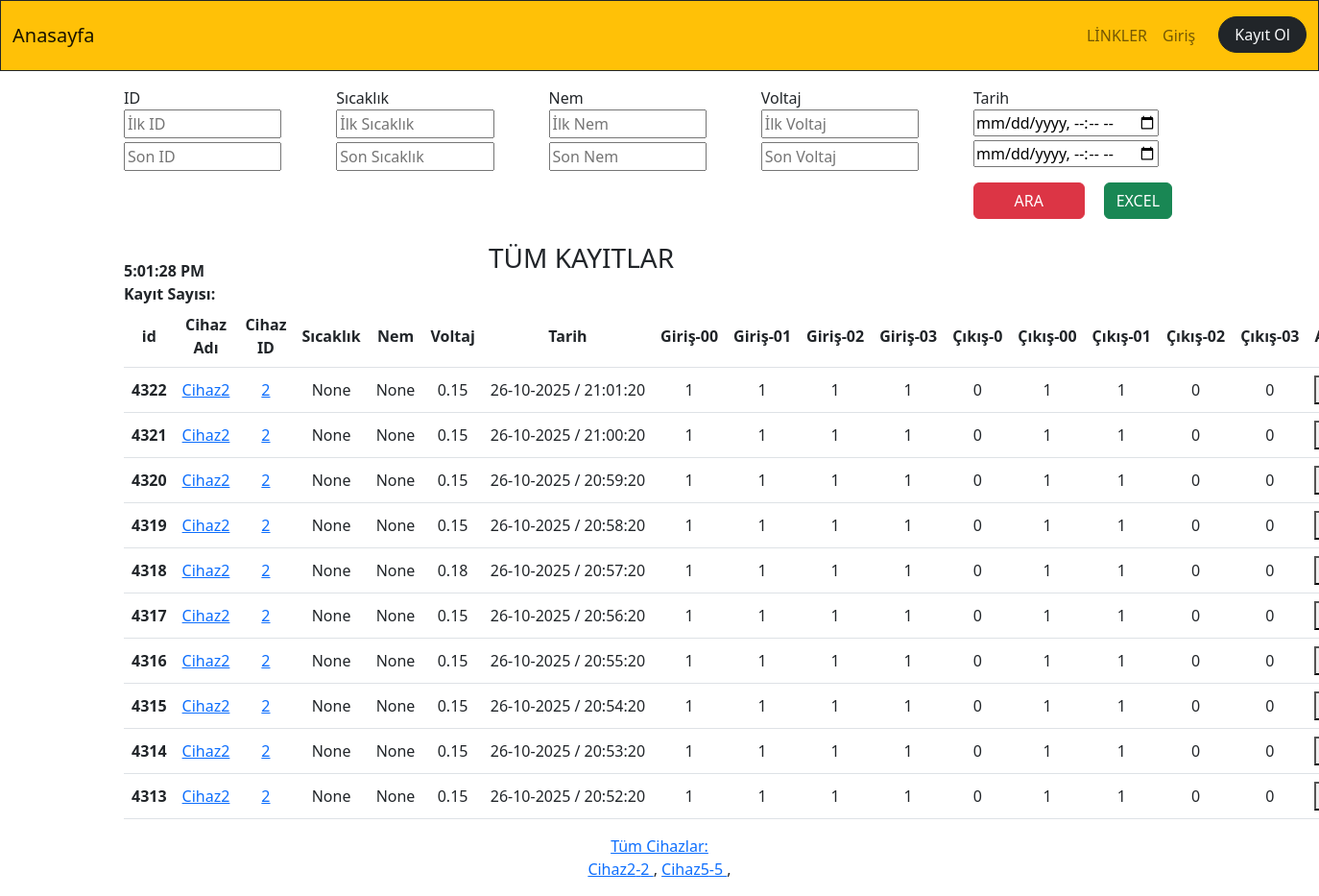
The app's page /, older data.
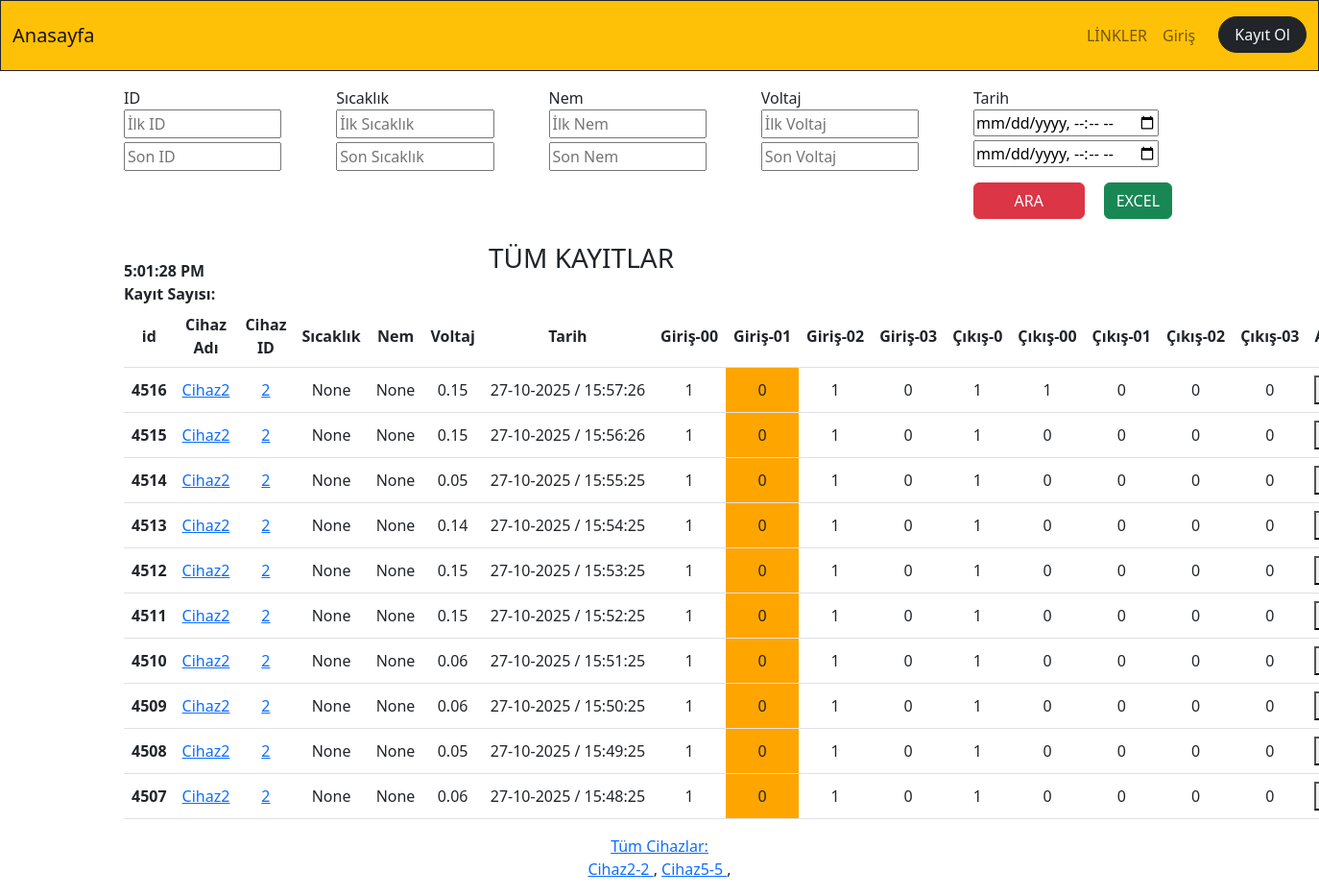
The same page, newer data.
### app_monitor/models.py (models this page shows, shortened)
class Temperature(models.Model):
    id=models.BigAutoField(primary_key=True,db_column='ID')
    temperature=models.FloatField(blank=True,null=True)
    humidity=models.FloatField(blank=True,null=True)
    volcum=models.FloatField(blank=True,null=True)
    date=models.DateTimeField()
    mail=models.BooleanField(default=False)
    additionalText=models.CharField(blank=True,null=True, max_length=50)
    device_id=models.ForeignKey(Device,on_delete=models.CASCADE,null=True, blank=True)
    device_name=models.CharField(blank=True,null=True, max_length=50)
    cikis0=models.CharField(blank=True,null=True, max_length=5)
    cikis00=models.CharField(blank=True,null=True, max_length=5)
    cikis01=models.CharField(blank=True,null=True, max_length=5)
    cikis02=models.CharField(blank=True,null=True, max_length=5)
    cikis03=models.CharField(blank=True,null=True, max_length=5)
    input00=models.CharField(blank=True,null=True, max_length=1)
    input01=models.CharField(blank=True,null=True, max_length=1)
    input02=models.CharField(blank=True,null=True, max_length=1)
    input03=models.CharField(blank=True,null=True, max_length=1)
    tag_id=models.ForeignKey(RFID_Kisi,on_delete=models.CASCADE,null=True,blank=True)
    staff_name=models.CharField(blank=True,null=True, max_length=30)

class Device(models.Model):
    device_id=models.IntegerField(primary_key=True,db_column='ID')
    device_name=models.CharField(blank=True,null=True, max_length=20)
    device_ip=models.CharField(blank=True,null=True, max_length=20)
    device_port=models.IntegerField(blank=True,null=True)
    device_function=models.CharField(blank=True,null=True, max_length=20)
    device_state=models.BooleanField(blank=True,null=True,default=False) #241225
    def __str__(self):
        return(f"{self.device_id}")

### app_monitor/views.py (the view)
# urls.py: path('',dashboard,name="dashboard"),
def dashboard(request):
    print("dashboard girdi....")
    device_query=Device.objects.all().order_by(Lower('device_name'))
    deviceAll = Temperature.objects.order_by('-id')
    paginator = Paginator(deviceAll, 10)  # Show 5 contacts per page.
    device_search_count = deviceAll.count()
    page_number = request.GET.get('page')
    devicePaginator = paginator.get_page(page_number)
    context=dict(
        device_query=device_query,
        devicePaginator=devicePaginator,
    )
    return render(request,"app_monitor/dashboard.html",context)

### app_monitor/templates/app_monitor/dashboard.html (shortened to what the changed rows need)
{% extends "core/base.html" %}
{% load static %}
{% block content %}
<div class="container">
        <div id="temperature_ajax">
            <b>Kayıt Sayısı: </b>{{kayit_sayisi_total_ajax}} <br>
               <table class="table table-hover">
              <thead>
                 <tr>
                  <th scope="col">id</th>
                  <th scope="col">Cihaz Adı</th>
                  <th scope="col">Cihaz ID</th>
                  <th scope="col">Sıcaklık</th>
                  <th scope="col">Nem</th>
                  <th scope="col">Voltaj</th>
                  <th scope="col">Tarih</th>
                  <th scope="col">Giriş-00</th>
                  <th scope="col">Giriş-01</th>
                  <th scope="col">Giriş-02</th>
                  <th scope="col">Giriş-03</th>
                  <th scope="col">Çıkış-0</th>
                  <th scope="col">Çıkış-00</th>
                  <th scope="col">Çıkış-01</th>
                  <th scope="col">Çıkış-02</th>
                  <th scope="col">Çıkış-03</th>
                  <th scope="col">Açıklama</th>
                 </tr>
               </thead>
             <tbody>
             {% for temp in devicePaginator %}
             <tr>
                 {% if temp.temperature >= 45 %}
               <th scope="row" style="background-color:#FF0000">{{temp.id}}</th>
               <td style="background-color:#FF0000">{{temp.temperature}}</td>
                <td style="background-color:#FF0000"> {{temp.date|date:'Y-m-d H:i:s'}}</td>
                     {% if temp.mailSend == False %}
                     <td style="background-color:#FF0000"> {{temp.mailSend}}</td>
                     {% else %}
                     <td style="background-color:#0000FF"> {{temp.mailSend}}</td>
                     {% endif %}
                 {% else %}
               <th scope="row" >{{temp.id}}</th>
               <td> <a target="_blank" href="/app_monitor/cihazlar/cihaz_adi={{temp.device_name}}" >{{temp.device_name}}</a> </td>
               <td> <a target="_blank" href="/app_monitor/cihazlar/cihaz_id={{temp.device_id}}" >{{temp.device_id}}</a> </td>
               <td >{{temp.temperature}}</td>
               <td >{{temp.humidity}}</td>
               <td >{{temp.volcum}}</td>
               <td > {{temp.date|date:'d-m-Y / H:i:s'}}</td>
                {% if temp.input00 == "0" %} <td class="m-3" style="background-color:orange;margin:10px">{{temp.input00}}</td> {% else %} <td >{{temp.input00}}</td> {% endif %}
                {% if temp.input01 == "0" %} <td class="" style="text-align:center;vertical-align:middle;background-color:orange;">{{temp.input01}}</td> {% else %} <td >{{temp.input01}}</td> {% endif %}
                <td style="">{{temp.input02}}</td>
                <td >{{temp.input03}}</td>
                <td >{{temp.cikis0}}</td>
                <td >{{temp.cikis00}}</td>
                <td >{{temp.cikis01}}</td>
                <td >{{temp.cikis02}}</td>
                <td >{{temp.cikis03}}</td>
               <td style="display: flex;text-align:start;vertical-align:middle">
                <button type="button" data-bs-toggle="modal" data-bs-target="#modal{{temp.id}}" data-bs-toggle="modal">...</button>
              </td>
               {% endif %}
             </tr>
           {% endfor %}
             </tbody>
            </table>
            </div>
            <div class="row">
              <div class="col-sm-12 text-center mb-3">
              <a href="/app_monitor/cihazlar_tum" target="_blank">Tüm Cihazlar:</a>
              <br>
              {% for device in device_query %}
              <a href="/app_monitor/cihazlar/{{device.device_name.capitalize}}/port={{device.device_port}}/devid={{device.pk}} " target="_blank">{{device.device_name}}-{{device.device_id}} </a> ,
              {% endfor %}
              <br>
              </div>
              </div>
        </div>
{% endblock content %}

Row changes from the older to the newer data that the page shows:
no longer on this page (row unchanged): Temperature: id "4322", device_name "Cihaz2", device_id "2", temperature "None", humidity "None", volcum "0.15", date "26-10-2025 / 21:01:20", input00 "1", input01 "1", input02 "1", input03 "1", cikis0 "0", cikis00 "1", cikis01 "1", cikis02 "0", cikis03 "0"
no longer on this page (row unchanged): Temperature: id "4321", device_name "Cihaz2", device_id "2", temperature "None", humidity "None", volcum "0.15", date "26-10-2025 / 21:00:20", input00 "1", input01 "1", input02 "1", input03 "1", cikis0 "0", cikis00 "1", cikis01 "1", cikis02 "0", cikis03 "0"
no longer on this page (row unchanged): Temperature: id "4320", device_name "Cihaz2", device_id "2", temperature "None", humidity "None", volcum "0.15", date "26-10-2025 / 20:59:20", input00 "1", input01 "1", input02 "1", input03 "1", cikis0 "0", cikis00 "1", cikis01 "1", cikis02 "0", cikis03 "0"
no longer on this page (row unchanged): Temperature: id "4319", device_name "Cihaz2", device_id "2", temperature "None", humidity "None", volcum "0.15", date "26-10-2025 / 20:58:20", input00 "1", input01 "1", input02 "1", input03 "1", cikis0 "0", cikis00 "1", cikis01 "1", cikis02 "0", cikis03 "0"
no longer on this page (row unchanged): Temperature: id "4318", device_name "Cihaz2", device_id "2", temperature "None", humidity "None", volcum "0.18", date "26-10-2025 / 20:57:20", input00 "1", input01 "1", input02 "1", input03 "1", cikis0 "0", cikis00 "1", cikis01 "1", cikis02 "0", cikis03 "0"
no longer on this page (row unchanged): Temperature: id "4317", device_name "Cihaz2", device_id "2", temperature "None", humidity "None", volcum "0.15", date "26-10-2025 / 20:56:20", input00 "1", input01 "1", input02 "1", input03 "1", cikis0 "0", cikis00 "1", cikis01 "1", cikis02 "0", cikis03 "0"
no longer on this page (row unchanged): Temperature: id "4316", device_name "Cihaz2", device_id "2", temperature "None", humidity "None", volcum "0.15", date "26-10-2025 / 20:55:20", input00 "1", input01 "1", input02 "1", input03 "1", cikis0 "0", cikis00 "1", cikis01 "1", cikis02 "0", cikis03 "0"
no longer on this page (row unchanged): Temperature: id "4315", device_name "Cihaz2", device_id "2", temperature "None", humidity "None", volcum "0.15", date "26-10-2025 / 20:54:20", input00 "1", input01 "1", input02 "1", input03 "1", cikis0 "0", cikis00 "1", cikis01 "1", cikis02 "0", cikis03 "0"
no longer on this page (row unchanged): Temperature: id "4314", device_name "Cihaz2", device_id "2", temperature "None", humidity "None", volcum "0.15", date "26-10-2025 / 20:53:20", input00 "1", input01 "1", input02 "1", input03 "1", cikis0 "0", cikis00 "1", cikis01 "1", cikis02 "0", cikis03 "0"
no longer on this page (row unchanged): Temperature: id "4313", device_name "Cihaz2", device_id "2", temperature "None", humidity "None", volcum "0.15", date "26-10-2025 / 20:52:20", input00 "1", input01 "1", input02 "1", input03 "1", cikis0 "0", cikis00 "1", cikis01 "1", cikis02 "0", cikis03 "0"
added Temperature: id "4516", device_name "Cihaz2", device_id "2", temperature "None", humidity "None", volcum "0.15", date "27-10-2025 / 15:57:26", input00 "1", input01 "0", input02 "1", input03 "0", cikis0 "1", cikis00 "1", cikis01 "0", cikis02 "0", cikis03 "0"
added Temperature: id "4515", device_name "Cihaz2", device_id "2", temperature "None", humidity "None", volcum "0.15", date "27-10-2025 / 15:56:26", input00 "1", input01 "0", input02 "1", input03 "0", cikis0 "1", cikis00 "0", cikis01 "0", cikis02 "0", cikis03 "0"
added Temperature: id "4514", device_name "Cihaz2", device_id "2", temperature "None", humidity "None", volcum "0.05", date "27-10-2025 / 15:55:25", input00 "1", input01 "0", input02 "1", input03 "0", cikis0 "1", cikis00 "0", cikis01 "0", cikis02 "0", cikis03 "0"
added Temperature: id "4513", device_name "Cihaz2", device_id "2", temperature "None", humidity "None", volcum "0.14", date "27-10-2025 / 15:54:25", input00 "1", input01 "0", input02 "1", input03 "0", cikis0 "1", cikis00 "0", cikis01 "0", cikis02 "0", cikis03 "0"
added Temperature: id "4512", device_name "Cihaz2", device_id "2", temperature "None", humidity "None", volcum "0.15", date "27-10-2025 / 15:53:25", input00 "1", input01 "0", input02 "1", input03 "0", cikis0 "1", cikis00 "0", cikis01 "0", cikis02 "0", cikis03 "0"
added Temperature: id "4511", device_name "Cihaz2", device_id "2", temperature "None", humidity "None", volcum "0.15", date "27-10-2025 / 15:52:25", input00 "1", input01 "0", input02 "1", input03 "0", cikis0 "1", cikis00 "0", cikis01 "0", cikis02 "0", cikis03 "0"
added Temperature: id "4510", device_name "Cihaz2", device_id "2", temperature "None", humidity "None", volcum "0.06", date "27-10-2025 / 15:51:25", input00 "1", input01 "0", input02 "1", input03 "0", cikis0 "1", cikis00 "0", cikis01 "0", cikis02 "0", cikis03 "0"
added Temperature: id "4509", device_name "Cihaz2", device_id "2", temperature "None", humidity "None", volcum "0.06", date "27-10-2025 / 15:50:25", input00 "1", input01 "0", input02 "1", input03 "0", cikis0 "1", cikis00 "0", cikis01 "0", cikis02 "0", cikis03 "0"
added Temperature: id "4508", device_name "Cihaz2", device_id "2", temperature "None", humidity "None", volcum "0.05", date "27-10-2025 / 15:49:25", input00 "1", input01 "0", input02 "1", input03 "0", cikis0 "1", cikis00 "0", cikis01 "0", cikis02 "0", cikis03 "0"
added Temperature: id "4507", device_name "Cihaz2", device_id "2", temperature "None", humidity "None", volcum "0.06", date "27-10-2025 / 15:48:25", input00 "1", input01 "0", input02 "1", input03 "0", cikis0 "1", cikis00 "0", cikis01 "0", cikis02 "0", cikis03 "0"
